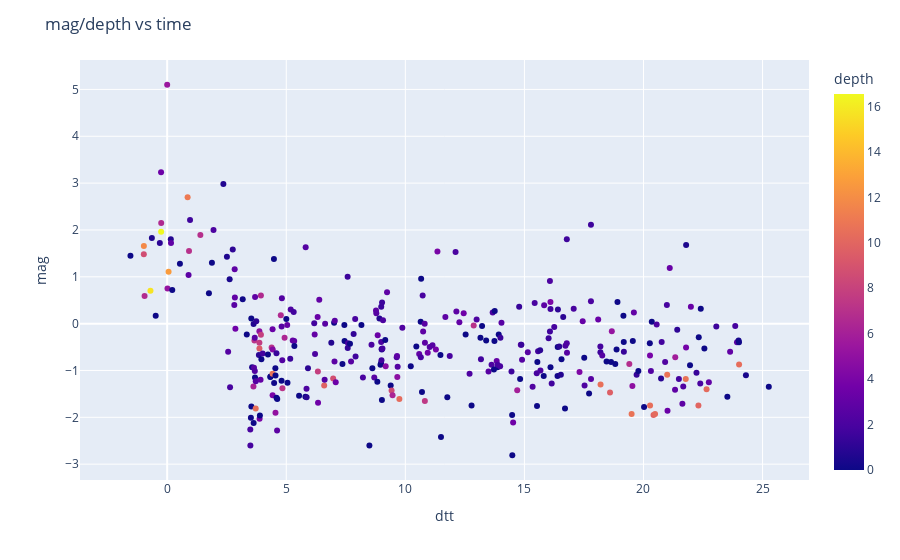

Notebook cell for this chart:
### Code cell
import plotly.express as px
fig = px.scatter(pd_loc, x="dtt", y="mag",color="depth")
fig.update_layout(title='mag/depth vs time')
fig.show()

### Figure 1 — Plotly figure (JSON) as saved in the notebook; plotly's stock layout.template omitted (floating-point values rounded to 4 significant figures; data arrays with more than 128 entries replaced by an {"elided": "..."} marker saying what was removed)
{"data": [{"hovertemplate": "dtt=%{x}<br>mag=%{y}<br>depth=%{marker.color}<extra></extra>", "legendgroup": "", "marker": {"color": {"elided": "387 float values"}, "coloraxis": "coloraxis", "symbol": "circle"}, "mode": "markers", "name": "", "orientation": "h", "showlegend": false, "type": "scatter", "x": {"elided": "387 float values"}, "xaxis": "x", "y": {"elided": "387 str values"}, "yaxis": "y"}], "layout": {"coloraxis": {"colorbar": {"title": {"text": "depth"}}, "colorscale": [[0, "#0d0887"], [0.1111, "#46039f"], [0.2222, "#7201a8"], [0.3333, "#9c179e"], [0.4444, "#bd3786"], [0.5556, "#d8576b"], [0.6667, "#ed7953"], [0.7778, "#fb9f3a"], [0.8889, "#fdca26"], [1, "#f0f921"]]}, "legend": {"tracegroupgap": 0}, "margin": {"t": 60}, "title": {"text": "mag/depth vs time"}, "xaxis": {"anchor": "y", "domain": [0, 1], "title": {"text": "dtt"}}, "yaxis": {"anchor": "x", "domain": [0, 1], "title": {"text": "mag"}}}}
